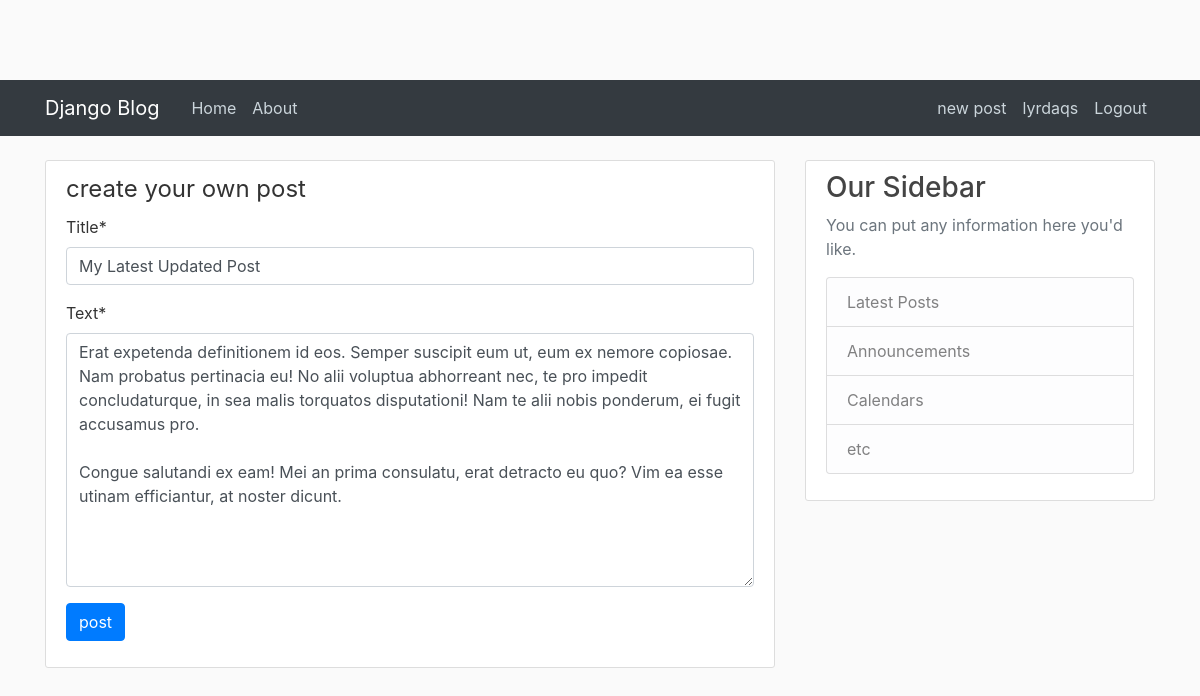
The page /post/31/update (signed in) on the database its author committed.
### posts/models.py (models this page shows, shortened)
class Post(models.Model):
    title = models.CharField(max_length = 100)
    text = models.TextField()
    date_posted = models.DateTimeField(default = timezone.now)
    author = models.ForeignKey(User,on_delete=models.CASCADE)

### posts/views.py (the view, shortened to what this page needs)
# urls.py: path('post/<int:pk>/update', PostUpdateView.as_view() , name='post-update'),
class PostUpdateView(LoginRequiredMixin,UserPassesTestMixin,UpdateView):
    model = Post
    fields = ['title','text']
    def test_func(self):
        post = self.get_object()
        if self.request.user == post.author:
            return True
        return False

### templates/posts/post_form.html
{% extends "posts/base.html" %} {% load crispy_forms_tags %} {% block content %}
<div class="content-section">
    <form method="POST">{% csrf_token %}
        <legend>create your own post</legend>
        <fieldset>
            {{form|crispy}}
        </fieldset>
        <div class="form-group">
            <button class="btn btn-primary" type="submit">post</button>
        </div>
    </form>
</div>
{% endblock %}

### templates/posts/base.html (shortened to what this page needs)
{% load static %}
<!DOCTYPE html>
<html>
<head>
    <link rel="stylesheet" href="https://maxcdn.bootstrapcdn.com/bootstrap/4.0.0/css/bootstrap.min.css">
    <link rel="stylesheet" type="text/css" href="{% static 'blog/main.css' %}">
</head>
<body>
    <header class="site-header">
        <nav class="navbar navbar-expand-md navbar-dark bg-dark">
            <div class="container">
                <a class="navbar-brand mr-4" href="{% url 'blog-home' %}">Django Blog</a>
                <div class="collapse navbar-collapse" id="navbarToggle">
                    <div class="navbar-nav mr-auto">
                        <a class="nav-item nav-link" href="{% url 'blog-home' %}">Home</a>
                        <a class="nav-item nav-link" href="{% url 'blog-about' %}">About</a>
                    </div>
                    <div class="navbar-nav">
                        {% if user.is_authenticated %}
                        <a class="nav-item nav-link" href="{% url 'post-create' %}">new post</a>
                        <a class="nav-item nav-link" href="{% url 'user-profile' %}">{{user.username}}</a>
                        <a class="nav-item nav-link" href="{% url 'user-logout' %}">Logout</a> {% else %}
                        <a class="nav-item nav-link" href="{% url 'user-login' %}">Login</a>
                        <a class="nav-item nav-link" href="{% url 'user-register' %}">Register</a> {% endif %}
                    </div>
                </div>
            </div>
        </nav>
    </header>
    <main role="main" class="container mt-4">
        <div class="row">
            <div class="col-md-8">
                 {% block content %}{% endblock %}
            </div>
            <div class="col-md-4">
                <div class="content-section">
                    <h3>Our Sidebar</h3>
                    <p class='text-muted'>You can put any information here you'd like.
                        <ul class="list-group">
                            <li class="list-group-item list-group-item-light">Latest Posts</li>
                            <li class="list-group-item list-group-item-light">Announcements</li>
                            <li class="list-group-item list-group-item-light">Calendars</li>
                            <li class="list-group-item list-group-item-light">etc</li>
                        </ul>
                    </p>
                </div>
            </div>
        </div>
    </main>
</body>
</html>

### static/blog/main.css (style rules this page uses)
body { background: #fafafa; color: #333333; margin-top: 5rem; }
h1, h2, h3, h4, h5, h6 { color: #444444; }
ul { margin: 0; }
.site-header .navbar-nav .nav-link { color: #cbd5db; }
.content-section { background: #ffffff; padding: 10px 20px; border: 1px solid #dddddd; border-radius: 3px; margin-bottom: 20px; }

### rows shown on the page
Post: title "My Latest Updated Post", text "Erat expetenda definitionem id eos. Semper suscipit eum ut, eum ex nemore copiosae. Nam probatus pertinacia eu! No alii voluptua abhorreant nec, te pro impedit concludaturque, in sea malis torquatos disputationi! Nam te alii nobis ponderum, ei fugit accusamus pro. Congue salutandi ex eam! Mei an prima consulatu, erat detracto eu quo? Vim ea esse utinam efficiantur, at noster dicunt."

### other values the page prints
{{ user.username }} "lyrdaqs"
